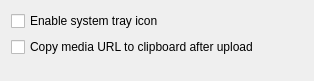
<ui version="4.0" >
 <class>SettingsBase</class>
 <widget class="QWidget" name="SettingsBase" >
  <property name="geometry" >
   <rect>
    <x>0</x>
    <y>0</y>
    <width>314</width>
    <height>81</height>
   </rect>
  </property>
  <layout class="QGridLayout" name="gridLayout" >
   <item row="0" column="0" colspan="2" >
    <widget class="QCheckBox" name="kcfg_enableSysTrayIcon" >
     <property name="text" >
      <string>Enable system tray icon</string>
     </property>
    </widget>
   </item>
   <item row="1" column="0" colspan="2" >
    <widget class="QCheckBox" name="kcfg_CopyMediaUrl" >
     <property name="text" >
      <string>Copy media URL to clipboard after upload</string>
     </property>
    </widget>
   </item>
   <item row="2" column="0" colspan="2" >
    <spacer name="verticalSpacer" >
     <property name="orientation" >
      <enum>Qt::Vertical</enum>
     </property>
     <property name="sizeHint" stdset="0" >
      <size>
       <width>20</width>
       <height>40</height>
      </size>
     </property>
    </spacer>
   </item>
  </layout>
 </widget>
 <layoutdefault spacing="6" margin="11" />
 <includes>
  <include location="local" >kcolorbutton.h</include>
 </includes>
 <resources/>
 <connections/>
</ui>
